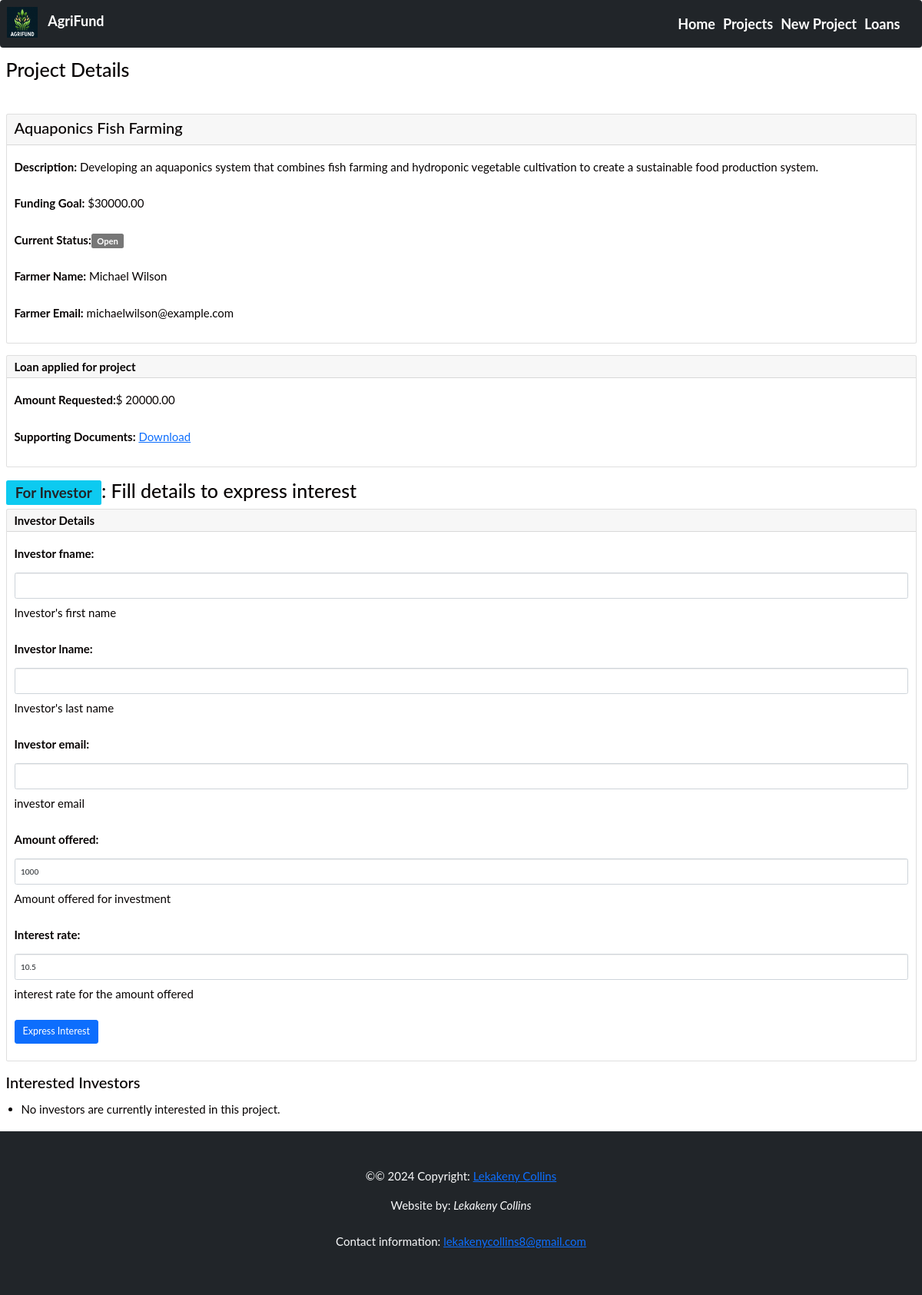
Page /projects/5/ on the earlier database version.
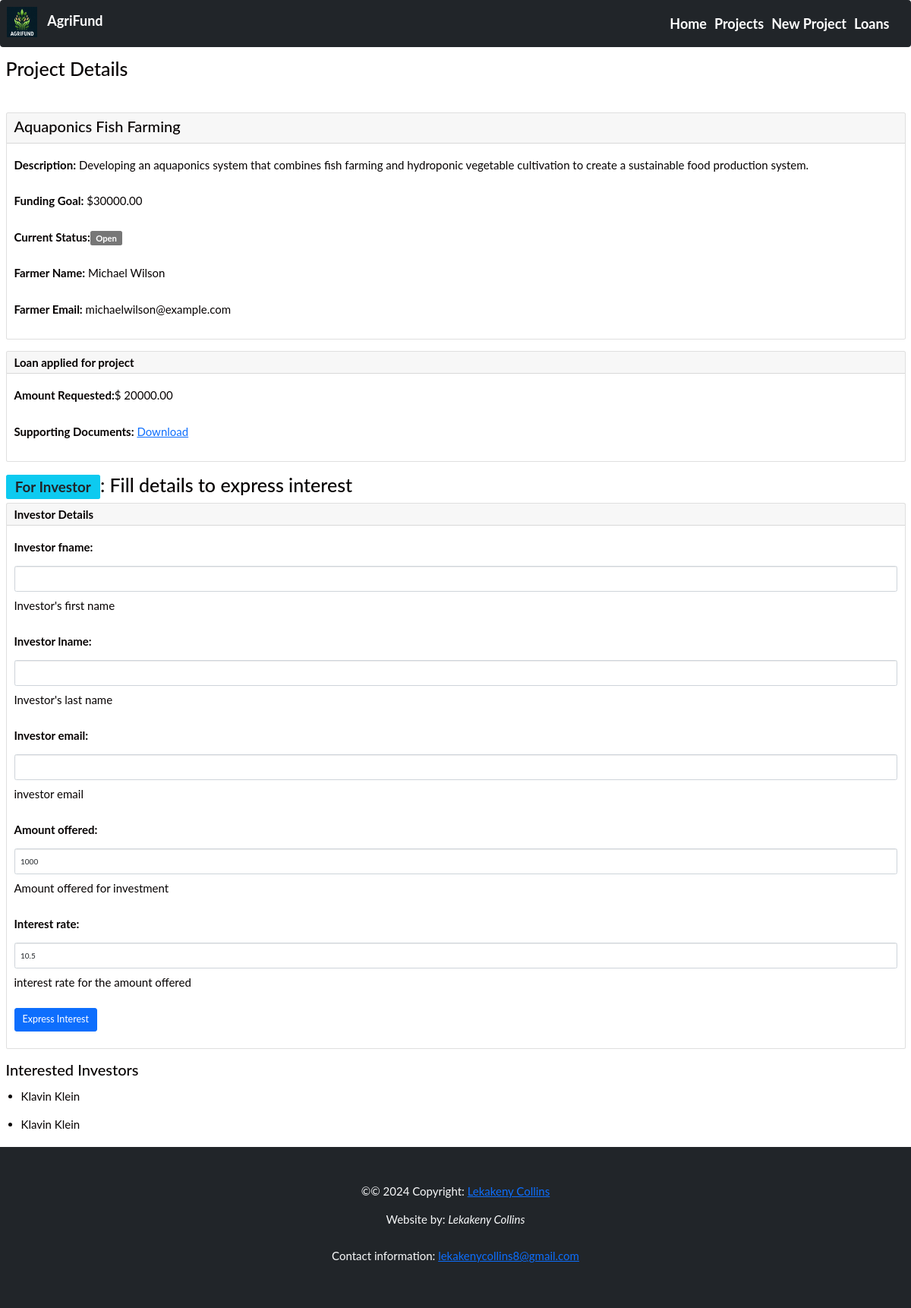
Same page on the later database version.
### agri_project/models.py (models this page shows, shortened)
class BaseModel(models.Model):
    created_at = models.DateTimeField(auto_now_add=True)
    updated_at = models.DateTimeField(auto_now=True)
    class Meta:
        abstract = True

class Project(BaseModel):
    name = models.CharField(max_length=50, help_text="The name of agribusiness project")
    description = models.TextField(help_text="project description")
    funding_goal = models.DecimalField(max_digits=10, decimal_places=2,
            help_text="funding needed")
    current_status = models.CharField(max_length=50, default='Open',
            help_text="Open, Closed, Onhold")
    farmer_name = models.CharField(max_length=100, help_text="Your names")
    farmer_email = models.EmailField(help_text="Farmer's Email")

class LoanApplication(BaseModel):
    project = models.ForeignKey(Project, on_delete=models.CASCADE)
    amount_requested = models.DecimalField(max_digits=10, decimal_places=2,
            help_text="Loan amount")
    supporting_docs = models.FileField(upload_to='documents/',
            help_text="Legal documents needed")

class InvestorInterest(BaseModel):
    project = models.ForeignKey(Project, on_delete=models.CASCADE)
    investor_fname = models.CharField(max_length=50, help_text="Investor's first name")
    investor_lname = models.CharField(max_length=50, help_text="Investor's last name")
    investor_email = models.EmailField(help_text="investor email")
    amount_offered = models.DecimalField(max_digits=10, decimal_places=2, default=1000,
            help_text="Amount offered for investment")
    interest_rate = models.DecimalField(max_digits=5, decimal_places=2, default=10.5,
            help_text="interest rate for the amount offered")

### agri_project/views.py (the view, shortened to what this page needs)
# urls.py: path('projects/<int:pk>/', views.project_details, name='project_details'),
def project_details(request, pk):
    project = get_object_or_404(Project, pk=pk)
    loan_applications = project.loanapplication_set.all()
    interested_investors = project.investorinterest_set.all()
    form = InvestorInterestForm()
    context = {'project': project, 'loan_applications': loan_applications,
            'interested_investors': interested_investors, 'form': form}
    return render(request, 'agri_project/project_details.html', context)

### agri_project/forms.py
class InvestorInterestForm(forms.ModelForm):
    class Meta:
        model = InvestorInterest
        fields = ['investor_fname', 'investor_lname', 'investor_email',
                'amount_offered', 'interest_rate']
        widgets = {
                'investor_fname': forms.TextInput(attrs={'class': 'form-control'}),
                'investor_lname': forms.TextInput(attrs={'class': 'form-control'}),
                'investor_email': forms.EmailInput(attrs={'class': 'form-control'}),
                'amount_offered': forms.NumberInput(attrs={'class': 'form-control'}),
                'interest_rate': forms.NumberInput(attrs={'class': 'form-control'}),
                }

### agri_project/templates/agri_project/project_details.html (shortened to what this page needs)
{% extends 'agri_project/base.html' %}
{% block content %}
<div class="container-fluid ms-auto">
          <section><br>
              <h1>Project Details</h1><br>
              <div class="card mt-4 mt-lg-0 mb-4 me-auto ml-4">
                <div class="card-header d-lg-flex">
                  <h2>{{ project.name }}</h2>
                </div>
                <div class="card-body">
                  <p><strong>Description:</strong> {{ project.description }}</p>
                  <p><strong>Funding Goal:</strong> ${{ project.funding_goal }}</p>
		  <p><strong>Current Status:</strong><span class="badge bg-info-soft">{{ project.current_status }}</span></p>
                  <p><strong>Farmer Name:</strong> {{ project.farmer_name }}</p>
                  <p><strong>Farmer Email:</strong> {{ project.farmer_email }}</p>
                </div>
              </div>
</section>
</div>
<section class="container-fluid ms-auto">
              <div class="card mb-4">
                <div class="card-header">
                    <h4 class="mb-0"><strong>Loan applied for project</strong></h4>
                </div>
                <div class="card-body">
                  {% if loan_applications %}
		  	{% for loan_application in loan_applications %}
                      		<p><strong>Amount Requested:</strong>$ {{ loan_application.amount_requested }}</p>
                      		<p><strong>Supporting Documents:</strong> <a href="{{ loan_applications.supporting_docs.url }}">Download</a></p>
			{% endfor %}
                  {% else %}
                      <p>No loan application has been submitted for this project.</p>
                  {% endif %}
                </div>
              </div>
</section>
<section class="container-fluid">
	<h1><span class="badge bg-info text-dark">For Investor</span>: Fill details to express interest</h1>
              <div class="card mb-4">
                <form id="investorInterestForm" method="POST">
                  <div class="card-header">
                    <h4 class="mb-0"><strong>Investor Details</strong></h4>
                  </div>
                  <div class="card-body mb-3">
			{{ form.as_p }}
                    <button type="submit" class="btn btn-primary btn-lg mt-12">Express Interest</button>
                  </div>
                </form>
              </div>
</section>
<section class="container-fluid">
	<h2>Interested Investors</h2>
	<ul>
		{% for investor in interested_investors %}
			<li
				>{{ investor.investor_fname }} {{ investor.investor_lname }}
			</li>
		{% empty %}
			<li>No investors are currently interested in this project.</li>
		{% endfor %}
	</ul>
</section>
{% endblock %}

### agri_project/templates/agri_project/base.html (shortened to what this page needs)
<!DOCTYPE html>
<html lang="en">
    <head>
        <link rel="stylesheet" href="https://maxcdn.bootstrapcdn.com/bootstrap/3.4.1/css/bootstrap.min.css">
        <link href="https://cdn.jsdelivr.net/npm/bootstrap-icons@1.4.1/font/bootstrap-icons.css" rel="stylesheet">
        <link href="https://cdn.jsdelivr.net/npm/bootstrap@5.0.2/dist/css/bootstrap.min.css" rel="stylesheet">
    </head>
    <body>
        <header>
            <nav class="navbar navbar-expand-md navbar-light bg-dark fixed-top">
                <div class="container-fluid">
                    <a class="navbar-brand" href="/">
			    {% load static %}
			    <img src="{% static 'images/AgriFund.png' %}" alt="Logo" style="display:inline-block; height:40px; width:40px;margin-right: 10px;">
                        <span class="brand-text text-white">AgriFund</span>
                    </a>
                    <div class="collapse navbar-collapse" id="navbarNav">
                        <ul class="navbar-nav ms-auto mb-2 mb-lg-0">
				<li class="nav-item"><a href="{% url 'landing_page' %}" class="nav-link active text-white" aria-current="page">Home</a></li>
				<li class="nav-item"><a href="{% url 'project_listing' %}" class="nav-link text-white">Projects</a></li>
				<li class="nav-item"><a href="{% url 'project_create' %}" class="nav-link text-white">New Project</a></li>
				<li class="nav-item"><a href="{% url 'apply_loan' %}" class="nav-link text-white">Loans</a></li>
                        </ul>
                    </div>
                </div>
            </nav>
        </header><br>
        <main>
            {% block content %}
            {% endblock %}
        </main>
        <footer class="page-footer font-small blue align-self-center py-5 bg-dark">
            <div class="footer-copyright text-center py-3 text-light">&copy;© 2024 Copyright:
                <a href="https://www.github.com/lekakenycollins8"> Lekakeny Collins</a>
                <p>Website by: <em>Lekakeny Collins</em></p>
                <p>Contact information: <a href="mailto:email@example.com">lekakenycollins8@gmail.com</a></p>
            </div>
        </footer>
    </body>
</html>

### agri_project/templates/agri_project/base.html (style rules this page uses)
.navbar-brand, .navbar-nav>li>a { font-weight: bold; font-size: 18px; }
body { font: 400 15px Lato, sans-serif; line-height: 2.5; color: #060202; }

Differences in the rows shown:
added InvestorInterest: investor_fname "Klavin", investor_lname "Klein"
added InvestorInterest: investor_fname "Klavin", investor_lname "Klein"
Other differences:
text no longer shown: "No investors are currently interested in this project."
